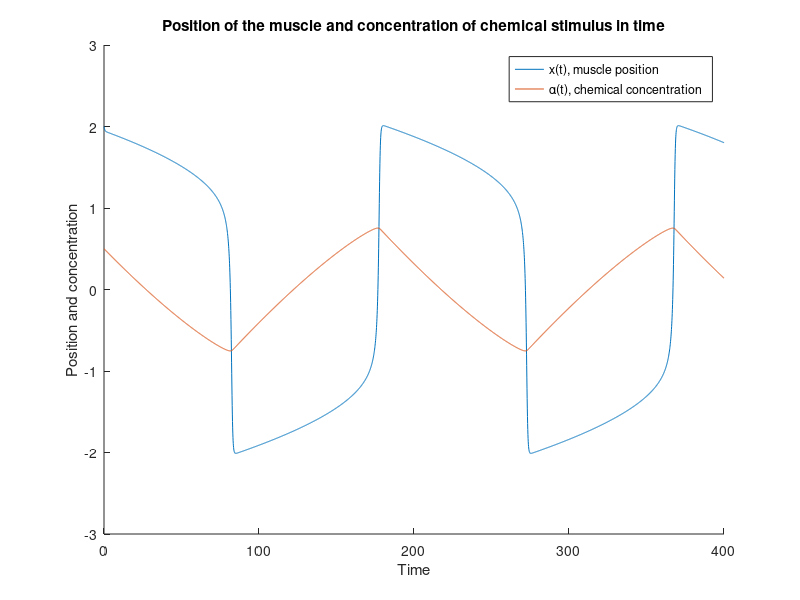

MATLAB code to generate this figure:
clear all, close all;

% Backward euler method modeling a system of differential equations
% dx=-x^3/3+x+a, da=-ex
% x(t) denotes the position of a muscle, a(t) the concentration of chemical
% stimulus

n = 400;
h = 0.1; % step length
t = 0:h:n;
iterations = length(t);
x = linspace(0,0,iterations); % position of the muscle at given time t
a = linspace(0,0,iterations); % concentration at given time t

x(1) = 2; % stabilizes with values between -2...2
a(1) = 0.5; % -0.75..0.75
e = 1/100;

% the Euler backwards formula
for i = 1:(iterations-1)
    x0 = x(i);
    a0 = a(i);
    
    xi = x0+h*(-(x0^3)/3+x0+a0);
    ai = a0+h*(-e*x0);
    
    x(i+1) = x0+h*(-(xi^3)/3+xi+ai);
    a(i+1) = a0+h*(-e*xi);
end

hold on;
plot(t,x);
plot(t,a);

xlabel('Time')
ylabel('Position and concentration')
title('Position of the muscle and concentration of chemical stimulus in time')
legend('x(t), muscle position', '\alpha(t), chemical concentration')

